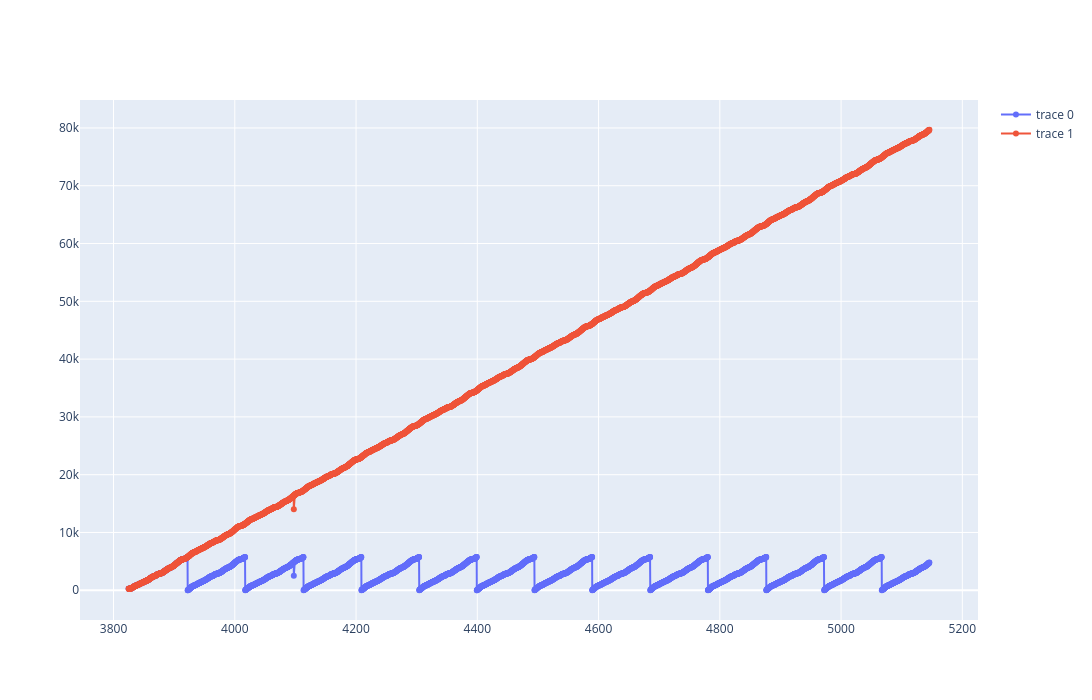

The code cell stored with this chart in its notebook:
### Code cell
xx = example["timing_from_session"].iloc[:5000]
yy = example["distance_m"].iloc[:5000]

corr = apply_fix(yy.values / total)
plot_data = [
    go.Scatter(x=xx, y=yy, mode="lines+markers"),
    go.Scatter(x=xx, y=yy + corr*total, mode="lines+markers"),
]
plot_layout = dict(
    width=1200,
    height=700,
)
fig = go.Figure(data=plot_data, layout=plot_layout)
fig.show()

### Figure 1 — Plotly figure (JSON) as saved in the notebook; plotly's stock layout.template omitted (floating-point values rounded to 4 significant figures; data arrays with more than 128 entries replaced by an {"elided": "..."} marker saying what was removed)
{"data": [{"mode": "lines+markers", "type": "scatter", "x": {"elided": "5000 float values"}, "y": {"elided": "5000 float values"}}, {"mode": "lines+markers", "type": "scatter", "x": {"elided": "5000 float values"}, "y": {"elided": "5000 float values"}}], "layout": {"height": 700, "width": 1200}}
